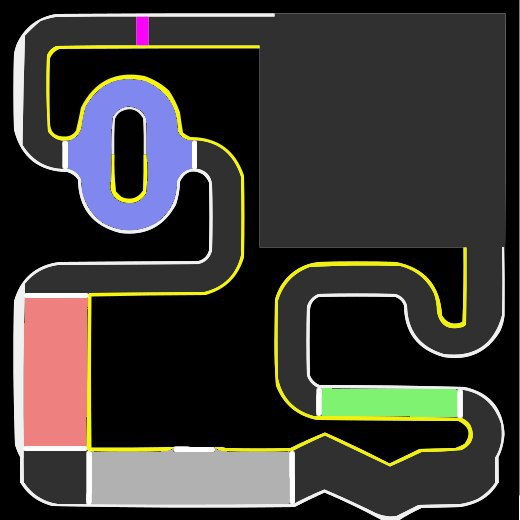
#> input picture path/trace.jpg, 520 x 520 px
$ python main.py
#> lines starting #> are read from the running program, lines starting #| are printed output that depends on the picture; long printed decimals are rounded
import json
import cv2
import matplotlib
matplotlib.use('Agg')
import matplotlib.pyplot as plt
import matplotlib.ticker as ticker


def get_path(data):
    paths = {
        "p1": {
            "x": [],
            "y": []
        },
        "p2": {
            "x": [],
            "y": []
        }
    }
    for name, data in data.items():
        if name.startswith("fork"):
            for subname, subdata in data["w1"].items():
                x, y = subdata
                paths["p1"]["x"].append(x)
                paths["p1"]["y"].append(y)
            for subname, subdata in data["w2"].items():
                x, y = subdata
                paths["p2"]["x"].append(x)
                paths["p2"]["y"].append(y)
        else:
            x, y = data
            paths["p1"]["x"].append(x)
            paths["p1"]["y"].append(y)

    return paths


def compile(data, map_size):
    res_points = {
        "points": {}
    }
    offset_x = data["offset"]["x"][0]
    width = data["offset"]["x"][1] - data["offset"]["x"][0]
    offset_y = data["offset"]["y"][0]
    height = data["offset"]["y"][1] - data["offset"]["y"][0]

    new_w = map_size["x"]
    new_h = map_size["y"]

    kx = (new_w[1] - new_w[0]) / (width)
    ky = (new_h[1] - new_h[0]) / (height)

    for name, points in data["points"].items():
        if name.startswith("fork"):
            res_points["points"][name] = {}
            for wname, wdata in points.items():
                res_points["points"][name][wname] = {}
                for subname, subpoints in wdata.items():
                    x, y = subpoints
                    xnew = new_w[0] + (x - offset_x) * kx
                    ynew = new_h[0] + (y - offset_y) * ky
                    res_points["points"][name][wname][subname] = (xnew, ynew)
        else:
            x, y = points
            xnew = new_w[0] + (x - offset_x) * kx
            ynew = new_h[0] + (y - offset_y) * ky
            res_points["points"][name] = (xnew, ynew)

    print(res_points["points"]["start"])

    return res_points


def main():
    img = cv2.imread("trace.jpg")
#> img is the input picture: shape (520, 520, 3); mean B, G, R 52.9, 56, 58.3
    img_rgb = cv2.cvtColor(img, cv2.COLOR_BGR2RGB)

    map_size = {
        "x": [2.36, -2.34],
        "y": [-2.37, 2.48]
    }

    offset = {
        "x": [12, img.shape[1] - 14],
        "y": [12, img.shape[0]]
    }
#> offset = {'x': [12, 506], 'y': [12, 520]}
    events = {
        "l2.1": "arrow",
        "l6": "depthon",
        "l7": "depthoff",
        "l15.0": "aruco",
    }
    points_conf = {
        "start": (141, 30),
        "l0": (60, 30),
        "r1": (35, 55),
        "l1": (35, 130),
        "r2": (65, 155),
        "l2": (70, 155),
        "l2.1": (80, 155),
        "fork": {
            "w1": {
                "r3": (95, 120),
                "r4": (130, 92),
                "r5": (160, 120),
                "r6": (176, 155),
            },
            "w2": {
                "r3": (95, 190),
                "r4": (130, 218),
                "r5": (160, 190),
                "r6": (176, 155),
            }
        },
        "l2.2": (180, 155),
        "l3": (194, 155),
        "r7": (225, 180),
        "l4": (225, 250),
        "r8": (200, 277),
        "l5": (80, 285), # перед конусами
        "l9": (43, 330),
        "l10": (70, 365),
        "l11": (40, 395),
        "l12": (70, 425),
        "l6": (70, 483), # конец конусов, перед машиной
        "l7": (290 ,483),
        "l8": (330, 465), # after car
        "l13": (365, 485),
        "r14": (410, 485),
        "l14": (472, 475),
        "r15": (485, 430),
        "r16": (470, 405),  # ArUco
        "l15.0": (460, 405),  # ArUco detect
        "l15.1": (390, 405),
        "l15": (350, 405),
        "r17": (295, 385),
        "l16": (295, 310),
        "r18": (320, 280),
        "l17": (400, 280),
        "r19": (423, 310),
        "r20": (455, 340),
        "l20": (470, 340),
        "r21": (490, 310),
        "l18": (490, 240),
        "rp1": (474, 174),
        "rp2": (448, 124),
        "rp3": (418, 89),
        "rp4": (376, 54),
        "rp5": (321, 39),
        "l21": (240, 30),
        "l22": (120, 30),
    }

    compiled_points = compile({"points": points_conf, "offset": offset}, map_size)
#| (1.133, -2.198)

    with open("path.json", "w") as file:
        json.dump({"events": events} | compiled_points, file, indent=2)


    fig, ax = plt.subplots(1, 1, figsize=(16, 16))

    ax.imshow(img_rgb)
    ax.axvline(offset["x"][0], color="b", linestyle="--")
    ax.axvline(offset["x"][1], color="b", linestyle="--")
    ax.axhline(offset["y"][0], color="b", linestyle="--")
    ax.axhline(offset["y"][1], color="b", linestyle="--")

    paths = get_path(points_conf)
    ax.plot(paths["p1"]["x"], paths["p1"]["y"], "r-o")
    ax.plot(paths["p2"]["x"], paths["p2"]["y"], "b-o")

    loc = ticker.MultipleLocator(base=10)
    ax.xaxis.set_major_locator(loc)
    ax.yaxis.set_major_locator(loc)
    ax.grid(which='major', axis='both', linestyle='-', alpha=0.5)

    plt.tight_layout()
    plt.savefig("res.png", dpi=200)
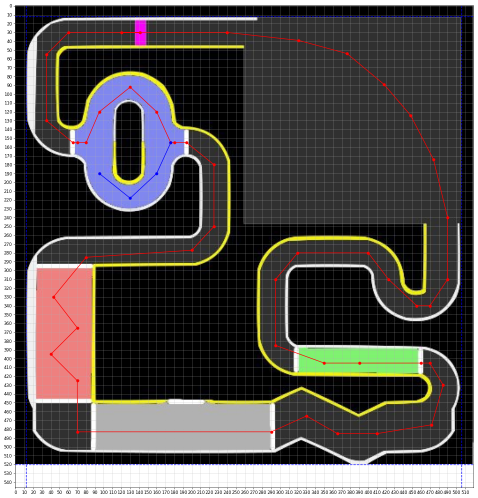
#> figure drawn by matplotlib, 1 panel


    fig, ax = plt.subplots(1, 1, figsize=(16, 16))

    paths = get_path(compiled_points["points"])
    ax.plot(paths["p1"]["x"], paths["p1"]["y"], "r-o")
    ax.plot(paths["p2"]["x"], paths["p2"]["y"], "b-o")

    ax.set_xlim(*map_size["x"])
    ax.set_ylim(*map_size["y"])
    ax.invert_yaxis()

    plt.tight_layout()
    plt.savefig("final.png", dpi=200)
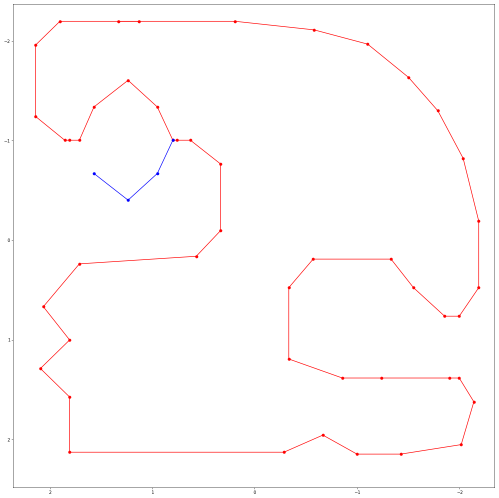
#> figure drawn by matplotlib, 1 panel


if __name__ == "__main__":
    main()
